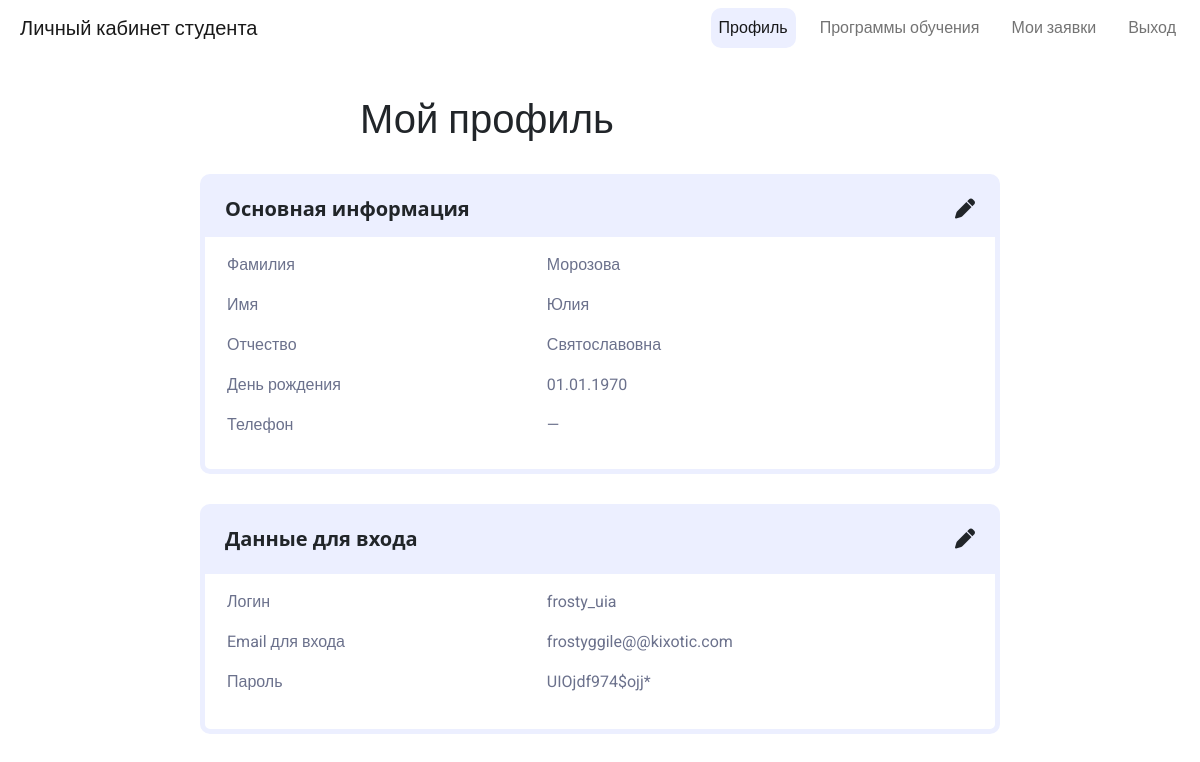
The app's page /student_profile.php (signed in) with its own data.
### tables this page shows
CREATE TABLE `student` (
  `id_student` int(11) NOT NULL,
  `profile_pic` longblob,
  `lastname` varchar(50) DEFAULT NULL,
  `firstname` varchar(50) DEFAULT NULL,
  `fathername` varchar(50) DEFAULT NULL,
  `birth_day` date DEFAULT NULL,
  `education` varchar(50) DEFAULT NULL,
  `phone_number` varchar(25) DEFAULT NULL,
  `email` varchar(50) DEFAULT NULL,
  `username` varchar(30) NOT NULL,
  `password` varchar(30) NOT NULL
);

### src/edit_profile.php (the view, shortened to what this page needs)
<?php
include('db.php');
$user_id = $_SESSION['id_student'];
$sql = "SELECT * FROM student WHERE id_student=$user_id";
$result = mysqli_query($conn, $sql);
$myrow = mysqli_fetch_array($result);
$username = $myrow["username"];
$passw = $myrow["password"];
$lastname = $myrow["lastname"];
$firstname = $myrow["firstname"];
$fathername = $myrow["fathername"];
$day = $myrow["birth_day"];
$birth_day = date("d.m.Y", strtotime($day));
$phone_number = $myrow["phone_number"];
$email = $myrow["email"];
?>
<div class='first-card'>
    <div class='card' id='main-card'>
        <div class='card-header'>
            <span class='text'>Основная информация</span>
            <i id='edit-pen-main' class='fa-solid fa-pen' style='cursor:pointer' onclick='display()'></i>
        </div>
        <div class='card-body'>
            <div class='row'>
                <div class='col-5 col-text'>
                    <p>Фамилия</p>
                    <p>Имя</p>
                    <p>Отчество</p>
                    <p>День рождения</p>
                    <p>Телефон</p>
                </div>
                <div class='col-4'>
                    <p id='txt-lastname'><?php echo $lastname ?></p>
                    <p id='txt-firstname'><?php echo $firstname ?></p>
                    <p id='txt-fathername'><?php echo $fathername ?></p>
                    <p id='txt-birth-day'><?php echo $birth_day ?></p>
                    <p id='txt-phone-number'><?php echo $phone_number ?></p>
                </div>
            </div>
        </div>
    </div>
</div>
<div class='second-card'>
    <div class='card' id='data-card'>
        <div class='card-header'>
            <span class='text'>Данные для входа</span>
            <i class='fa-solid fa-pen' id='edit-pen-second' style='cursor:pointer' onclick='display1()'></i>
        </div>
        <div class='card-body'>
            <div class='row'>
                <div class='col-5 col-text'>
                    <p>Логин</p>
                    <p>Email для входа</p>
                    <p>Пароль</p>
                </div>
                <div class='col-4'>
                    <p id='txt-username'><?php echo $username ?></p>
                    <p id='txt-email'><?php echo $email ?></p>
                    <p id='txt-password' type='password'><?php echo $passw ?></p>
                </div>
            </div>
        </div>
    </div>
</div>

### src/styles2.css (style rules this page uses)
html, body, h1, h2, h3, h4, h5, a, p { font-family: 'Roboto', sans-serif; }

### src/edit_profile.php (style rules this page uses)
.card { margin: 30px auto; }
#data-card { height: 230px; }
.first-card #main-card { height: 300px; }
.card { width: 800px; border: solid 5px rgb(236, 239, 255); border-radius: 10px !important; }
.card-body { color: rgb(107, 113, 140); }
.card-header { height: 65px; font-size: 20px; background-color: rgb(236, 239, 255); border: none; border-radius: 0px !important; }
.card-header { padding-top: 15px; padding-left: 20px; font-weight: bold; }
.col-text { padding-left: 18px; }
.fa-pen { position: absolute; top: 20px; right: 20px; }

### records on screen
student: lastname "Морозова", firstname "Юлия", fathername "Святославовна", username "frosty_uia", email "frostyggile@@kixotic.com", password "UIOjdf974$ojj*"

### other values on screen
$birth_day "01.01.1970"
